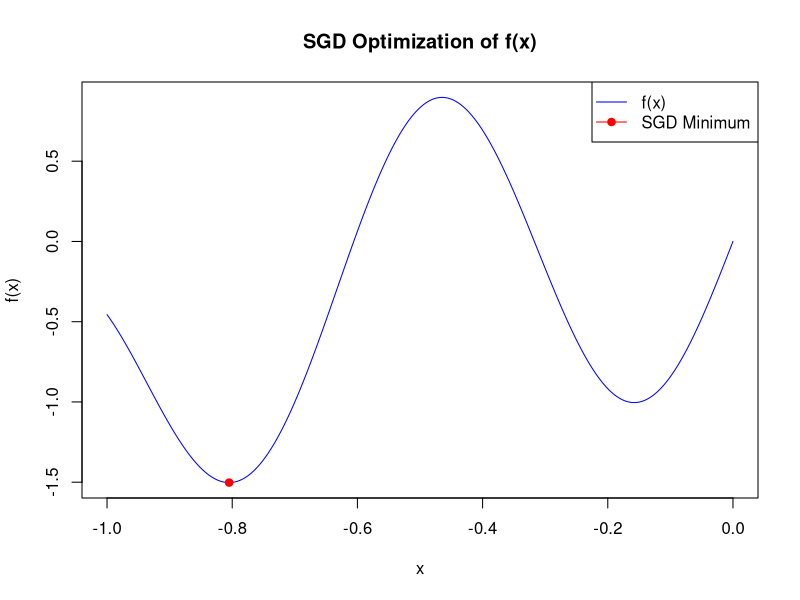

R code for this plot:
# Stochastic Gradient Descent in R to find the global minimum of f(x) = x^3 + sin(10*x)

# Define the function and its derivative
f <- function(x) {
  return(x^3 + sin(10 * x))
}

df <- function(x) {
  return(3 * x^2 + 10 * cos(10 * x))
}

# Stochastic Gradient Descent with momentum
stochastic_gradient_descent <- function(epochs = 1000, lr = 0.005, momentum = 0.9, restarts = 50, x_range = c(-1, 0)) {
  best_x <- NULL
  best_f <- Inf
  for (i in 1:restarts) {
    x <- runif(1, x_range[1], x_range[2])  # Random initialization
    v <- 0  # Momentum term
    for (j in 1:epochs) {
      grad <- df(x) + rnorm(1, mean = 0, sd = 0.05)  # Add small noise for stochasticity
      if (is.nan(grad) || is.infinite(grad)) break  # Handle invalid gradients
      v <- momentum * v - lr * grad  # Update velocity
      x <- x + v  # Update position
      # Clamp x within [-1, 0] to avoid instability
      x <- max(min(x, x_range[2]), x_range[1])
      # Track best solution found
      if (!is.nan(f(x)) && f(x) < best_f) {
        best_x <- x
        best_f <- f(x)
      }
    }
  }
  return(list(best_x = best_x, best_f = best_f))
}

# Run SGD to find the global minimum
result <- stochastic_gradient_descent()
cat(sprintf("Best solution found: x = %.5f, f(x) = %.5f\n", result$best_x, result$best_f))

# Plot function and found minimum
x_vals <- seq(-1, 0, length.out = 1000)
y_vals <- sapply(x_vals, f)
plot(x_vals, y_vals, type = "l", col = "blue", main = "SGD Optimization of f(x)", xlab = "x", ylab = "f(x)")
points(result$best_x, result$best_f, col = "red", pch = 19)
legend("topright", legend = c("f(x)", "SGD Minimum"), col = c("blue", "red"), lty = 1, pch = c(NA, 19))